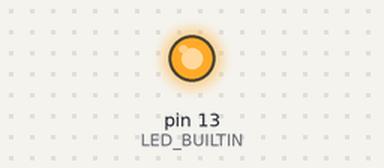
Recording of a sketch running on a simulated Arduino Uno, built with avr-gcc and run on an emulated ATmega328P. On the bench: output pins drawn as LEDs (lit = HIGH).

Above: at 0.1 s.
Timing chart, 0 to 1.6 s (numbered marks = the images above):
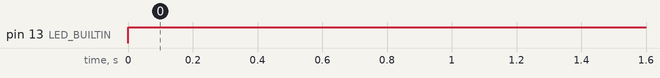

Measured:
- by itself, pin 13 (LED_BUILTIN): LOW → HIGH at 0.00 s

The sketch:

TEST_limitswitch.ino
```cpp
/*
 * Written by:  Louis Kraft for EEE193 GripPi Project
 *
 * Description: Test code for limit switch/ hall effect sensor circuit. Switches are normally closed, open at the limit.
 *
 *
 */

const byte J1_LIMIT_PIN = 10;

void ISR_J1_LIMIT(void){
  digitalWrite(LED_BUILTIN, LOW);
}


void setup() {
  pinMode(LED_BUILTIN, OUTPUT);
  pinMode(J1_LIMIT_PIN, INPUT_PULLUP);
  attachInterrupt(digitalPinToInterrupt(J1_LIMIT_PIN), ISR_J1_LIMIT, LOW);
}

void loop() {
  digitalWrite(LED_BUILTIN, HIGH);
}
```
